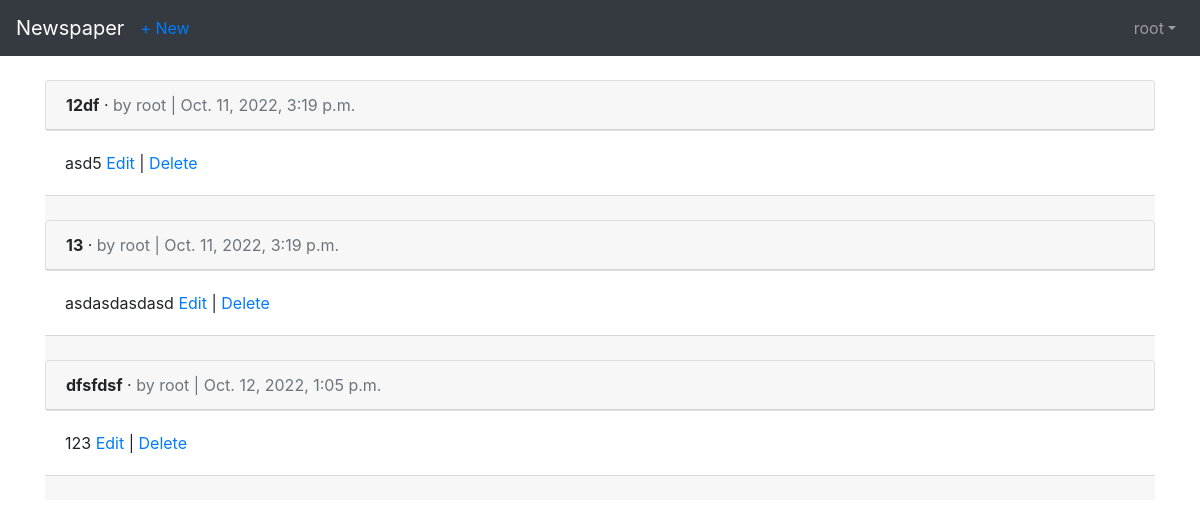
/articles/ (signed in), run on an earlier commit of the app's database.
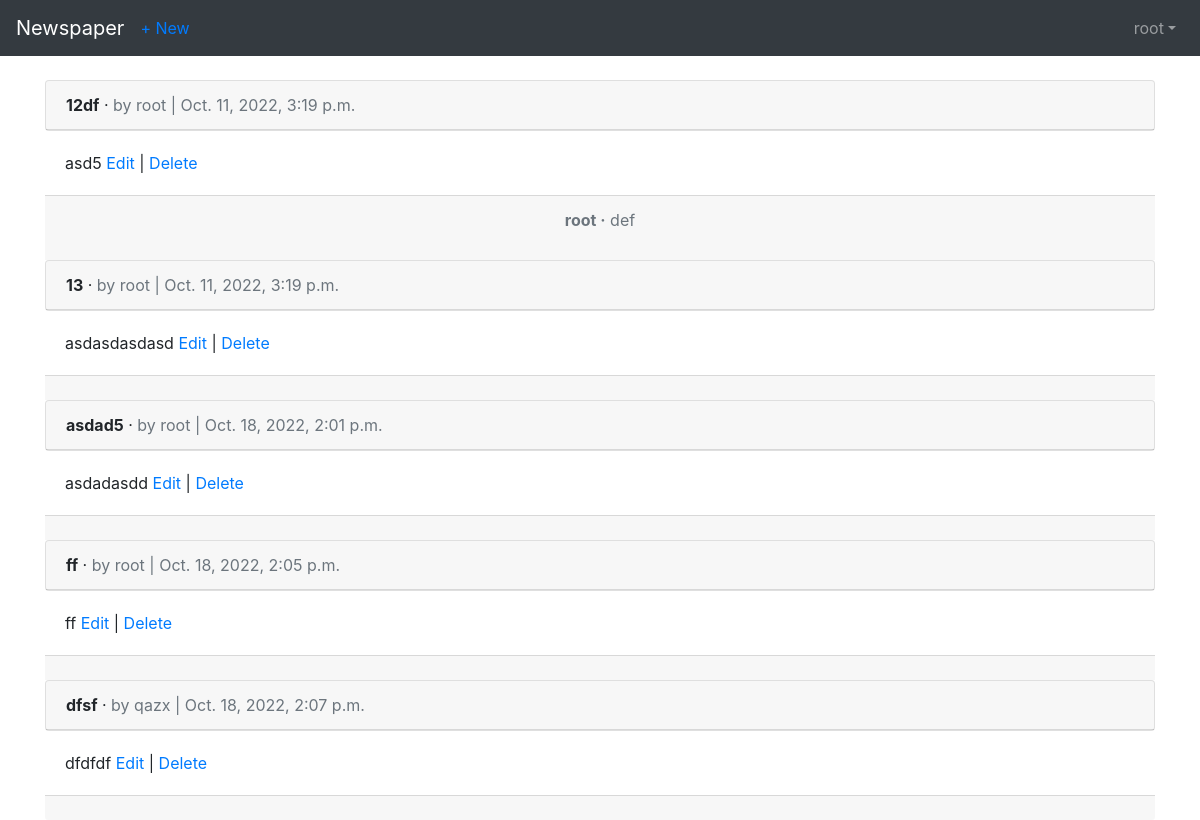
And on a later commit of the database.
### users/models.py (models this page shows)
class CustomUser(AbstractUser):
    age = models.PositiveIntegerField(default=0)

### articles/models.py (models this page shows, shortened)
class Article(models.Model):
    title = models.CharField(max_length=255)
    body = models.TextField()
    date = models.DateTimeField(auto_now_add=True)
    author = models.ForeignKey(settings.AUTH_USER_MODEL, on_delete=models.CASCADE,)

class Comment(models.Model):
    article = models.ForeignKey(Article, on_delete=models.CASCADE, related_name='comments')
    comment = models.CharField(max_length=140)
    author = models.ForeignKey(
        settings.AUTH_USER_MODEL,
        on_delete=models.CASCADE,
    )
    def __str__(self):
        return self.comment

### articles/views.py (the view)
# urls.py: path('', views.ArticleListView.as_view(), name='article_list'),
class ArticleListView(LoginRequiredMixin, ListView):
    model = models.Article
    template_name = 'article_list.html'
    login_url = 'login'

### templates/article_list.html (shortened to what this page needs)
<!DOCTYPE html>
<html lang="en">
<head>
</head>
<body>
{% extends 'base.html' %}
    {% block content %}
    {% for article in object_list %}
    <div class="card">
        <div class="card-header">
            <span class="font-weight-bold">{{ article.title }}</span> &middot;
            <span class="text-muted">by {{ article.author }} | {{ article.date }}</span>
        </div>
    </div>
    <div class="card-body">
        {{ article.body }}
        <a href ="{% url 'article_edit' article.pk %}">Edit</a> |
        <a href="{% url 'article_delete' article.pk %}">Delete</a>
    </div>
    <div class="card-footer text-center text-muted">
        {% for comment in article.comments.all %}
        <p>
            <span class="font-weight-bold">{{ comment.author }} &middot</span>
            {{ comment }}
        </p>
        {% endfor %}
    </div>
    {% endfor %}
    {% endblock content %}

### templates/base.html (shortened to what this page needs)
<!DOCTYPE html>
<html lang="en">
<head>
    <link rel="stylesheet" href="https://maxcdn.bootstrapcdn.com/bootstrap/4.0.0/css/bootstrap.min.css"
/>
</head>
<body>
<nav class="navbar navbar-expand-md navbar-dark bg-dark mb-4">
    <a class="navbar-brand" href="{% url 'home' %}">Newspaper</a>
    <div class="collapse navbar-collapse" id="navbarCollapse">
        {% if user.is_authenticated %}
            <ul class="navbar-nav mr-auto">
                <li class="nav-item"><a href="{% url 'article_new' %}">+ New</a></li>
            </ul>
             <ul class="navbar-nav ml-auto">
                            <li class="nav-item">
                                <a class="nav-link dropdown-toggle" href="#" id="userMenu" data-toggle="dropdown"
                                aria-haspopup="true" aria-expanded="false">{{ user.username }}</a>
                            </li>
                        </ul>
                    {% else %}
                        <form class="form-inline ml-auto">
                            <a href = "{% url 'login' %}" class="btn btn-outline-secondary">Log in</a>
                            <a href = "{% url 'signup' %}" class="btn btn-primary ml-2">Sign up</a>
                        </form>
                    {% endif %}
    </div>
</nav>
<div class = 'container'>
        {% block content %}
        {% endblock %}
    </div>
</body>
</html>

What changed in the data, as far as the page shows it:
removed Article: title "dfsfdsf", author "root", date "Oct. 12, 2022, 1:05 p.m.", body "123"
added Comment: author "root", comment "def", shown under Article "12df"
added Article: title "asdad5", author "root", date "Oct. 18, 2022, 2:01 p.m.", body "asdadasdd"
added Article: title "ff", author "root", date "Oct. 18, 2022, 2:05 p.m.", body "ff"
added Article: title "dfsf", author "qazx", date "Oct. 18, 2022, 2:07 p.m.", body "dfdfdf"
